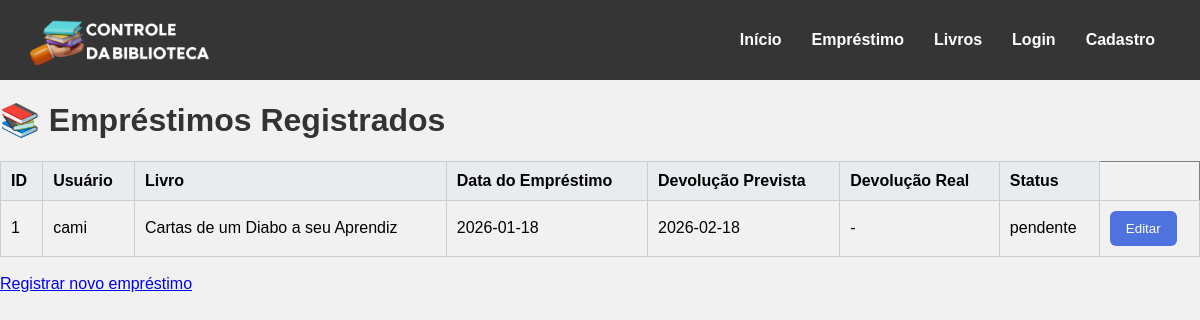
Page /ver_emprestimos (signed in) on the committed database.
### tables this page shows
CREATE TABLE emprestimos (
    id_emprestimo INTEGER PRIMARY KEY,
    usuario_id INTEGER,
    livro_id INTEGER,
    data_emprestimo DATE,
    data_devolucao_prevista DATE,
    data_devolucao_real DATE,
    dias_emprestimo INTEGER, -- coloquei aqui pra ser calculado automaticamente e faciltar a vida
    status_emprestimo TEXT CHECK(status_emprestimo IN ('pendente', 'devolvido', 'atrasado')),
    FOREIGN KEY (usuario_id) REFERENCES usuarios(id_usuario),
    FOREIGN KEY (livro_id) REFERENCES livros(id_livro) ON DELETE CASCADE
);

CREATE TABLE usuarios (
    id_usuario INTEGER PRIMARY KEY AUTOINCREMENT,
    senha_usuario VARCHAR(8) NOT NULL,
    nome_usuario VARCHAR(255) NOT NULL,
    email VARCHAR(255),
    numero_telefone VARCHAR(15),
    data_inscricao DATE,
    multa_atual DECIMAL(10,2)
);

CREATE TABLE livros (
    id_livro INTEGER PRIMARY KEY AUTOINCREMENT,
    autor_id INTEGER NOT NULL,
    titulo VARCHAR(255) NOT NULL,
    isbn VARCHAR(13) NOT NULL,
    ano_publicacao INTEGER NOT NULL,
    genero_id INTEGER NOT NULL,
    editora_id INTEGER NOT NULL,
    quantidade_disponivel INTEGER NOT NULL,
    resumo TEXT,
    FOREIGN KEY (autor_id) REFERENCES autores(id_autor) ON DELETE RESTRICT,
    FOREIGN KEY (genero_id) REFERENCES generos(id_genero) ON DELETE CASCADE,
    FOREIGN KEY (editora_id) REFERENCES editoras(id_editora)
);

### app.py (the view)
@app.route('/ver_emprestimos')
@login_required
def ver_emprestimos():
    conexao = obter_conexao()
    sql = '''SELECT emprestimos.id_emprestimo,usuarios.nome_usuario,livros.titulo,emprestimos.data_emprestimo,
    emprestimos.data_devolucao_prevista,emprestimos.data_devolucao_real,
    emprestimos.status_emprestimo FROM emprestimos JOIN usuarios ON emprestimos.usuario_id = usuarios.id_usuario
    JOIN livros ON emprestimos.livro_id = livros.id_livro ORDER BY emprestimos.data_emprestimo DESC
    '''
    lista_emprestimos = conexao.execute(sql).fetchall()
    conexao.close()
    return render_template('ver_emprestimos.html', lista_emprestimos=lista_emprestimos)

### app.py (called while the page is built)
@login_manager.user_loader
def load_user(user_id):
    return User.achar_email(user_id)

@app.before_request
def carregar_mensagens_trigger():
    if request.endpoint in ('static', 'login'):
        return
    conexao = obter_conexao()
    mensagens = conexao.execute("""
        SELECT id_log, mensagem
        FROM log_triggers
        WHERE lida = 0
        ORDER BY data_execucao""").fetchall()
    for msg in mensagens:
        flash(msg['mensagem'], category='success')
    conexao.execute("""
        UPDATE log_triggers
        SET lida = 1
        WHERE lida = 0""")
    conexao.commit()
    conexao.close()

### database.py (called while the page is built)
def obter_conexao():
    conexao = sqlite3.connect('livros.db')
    conexao.execute("PRAGMA foreign_keys = ON")
    conexao.row_factory = sqlite3.Row
    return conexao

### modelos/__init__.py (called while the page is built)
    @classmethod
    def achar_email(cls, email):
        conexao = obter_conexao()
        sql = "SELECT * FROM usuarios WHERE email = ?"
        resultado = conexao.execute(sql, (email,)).fetchone()
        if resultado:
            return User(
                email=resultado['email'],
                nome=resultado['nome_usuario'],
                senha=resultado['senha_usuario'],
                numero_telefone=resultado['numero_telefone'],
                data_inscricao=resultado['data_inscricao']
            )
        return None

### templates/ver_emprestimos.html (shortened to what this page needs)
{% extends 'base.html' %}
{% block conteudo %}
<h1>📚 Empréstimos Registrados</h1>
{% if lista_emprestimos %}
<table border="1" cellpadding="8" cellspacing="0">
    <thead>
        <tr>
            <th>ID</th>
            <th>Usuário</th>
            <th>Livro</th>
            <th>Data do Empréstimo</th>
            <th>Devolução Prevista</th>
            <th>Devolução Real</th>
            <th>Status</th>
        </tr>
    </thead>
    <tbody>
        {% for emprestimo in lista_emprestimos %}
        <tr>
            <td>{{ emprestimo.id_emprestimo }}</td>
            <td>{{ emprestimo.nome_usuario }}</td>
            <td>{{ emprestimo.titulo }}</td>
            <td>{{ emprestimo.data_emprestimo }}</td>
            <td>{{ emprestimo.data_devolucao_prevista }}</td>
            <td>{{ emprestimo.data_devolucao_real if emprestimo.data_devolucao_real else '-' }}</td>
            <td>{{ emprestimo.status_emprestimo }}</td>
            <td>
                <a href="{{ url_for('editar_emprestimos', id_emprestimo=emprestimo.id_emprestimo) }}"><button type="button">Editar</button></a>
            </td>
        </tr>
        {% endfor %}
    </tbody>
</table>
{% else %}
<p>Não há empréstimos registrados no momento.</p>
{% endif %}
<br>
<a href="{{ url_for('emprestimo') }}">Registrar novo empréstimo</a>
{% endblock %}

### static/style.css (style rules this page uses)
h1 { color: #333; }
table { width: 100%; border-collapse: collapse; margin-top: 20px; }
table th, table td { border: 1px solid #ccc; padding: 10px; text-align: left; }
table th { background-color: #e9ecef; }
button { background-color: #4e73df; color: white; border: none; padding: 10px 16px; border-radius: 6px; cursor: pointer; transition: background-color 0.3s; }

### static/menu.css (style rules this page uses)
* { font-family:Arial, Helvetica, sans-serif; }

### static/cadastro.css (style rules this page uses)
body { background-color: #f1f1f1; margin: 0; }

### rows in the picture
emprestimos: id_emprestimo "1", nome_usuario "cami", titulo "Cartas de um Diabo a seu Aprendiz", data_emprestimo "2026-01-18", data_devolucao_prevista "2026-02-18", data_devolucao_real "-", status_emprestimo "pendente"
